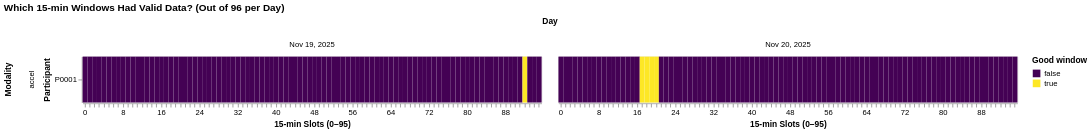

The cell this chart's notebook holds for it:
### Code cell
import pandas as pd
import altair as alt
import numpy as np

# ------------------------------
# 1. Load data
# ------------------------------
df_health = pd.DataFrame(db.get_table("ingestion_health"))
df_parts  = pd.DataFrame(db.get_table("participants"))

# Add readable participant external ID
df_health = df_health.merge(
    df_parts[["id", "external_id"]],
    left_on="participant_id",
    right_on="id",
    how="left"
)

# Normalize timestamps and extract day + 15-minute slot index
df_health["window_start"] = pd.to_datetime(df_health["window_start"])
df_health["day"] = df_health["window_start"].dt.date
df_health["slot_index"] = (
    df_health["window_start"].dt.hour * 4 +
    df_health["window_start"].dt.minute // 15
).astype(int)  # 0–95

# Threshold for marking slot as "usable"
GOOD_THRESHOLD = 80  # % expected
df_health["good_window"] = df_health["pct_expected"] >= GOOD_THRESHOLD

# ------------------------------
# 2. Build the full 96-slot daily grid
# ------------------------------
participants = df_health["external_id"].unique()
modalities   = df_health["modality"].unique()
days         = df_health["day"].unique()
slots        = np.arange(96, dtype=int)

base_grid = (
    pd.MultiIndex.from_product(
        [participants, modalities, days, slots],
        names=["external_id", "modality", "day", "slot_index"]
    )
    .to_frame(index=False)
)

# Actual ingestion windows aggregated to slots
slot_data = (
    df_health
    .groupby(["external_id", "modality", "day", "slot_index"], as_index=False)
    .agg(
        good=("good_window", "max"),      # was there any good window in this slot?
        pct=("pct_expected", "mean")      # mean pct_expected for tooltip
    )
)

grid = base_grid.merge(
    slot_data,
    how="left",
    on=["external_id", "modality", "day", "slot_index"]
)

grid["good"] = grid["good"].fillna(False)
grid["pct"]  = grid["pct"].fillna(0.0)

# Convert day to datetime for Altair
grid["day"] = pd.to_datetime(grid["day"])

# ------------------------------
# 3. Base chart (set width/height here)
# ------------------------------
base_chart = (
    alt.Chart(grid)
    .mark_rect()
    .encode(
        x=alt.X(
            "slot_index:O",
            title="15-min Slots (0–95)",
            axis=alt.Axis(
                labelAngle=0,
                # Only label every 8th slot (~2 hours) to avoid clutter
                labelExpr="datum.value % 8 == 0 ? datum.value : ''"
            )
        ),
        y=alt.Y("external_id:N", title="Participant"),
        color=alt.Color(
            "good:N",
            title="Good window",
            scale=alt.Scale(
                domain=[False, True],
                range=["#440154", "#FDE725"]  # purple = missing, yellow = good
            )
        ),
        tooltip=[
            "external_id",
            "modality",
            alt.Tooltip("day:T", title="Date"),
            alt.Tooltip("slot_index:Q", title="Slot (0–95)"),
            alt.Tooltip("good:N", title="Usable?"),
            alt.Tooltip("pct:Q", title="% expected", format=".1f")
        ]
    )
).properties(
    width=600,
    height=60
)

# ------------------------------
# 4. Facet by modality and day
# ------------------------------
heatmap = base_chart.facet(
    row=alt.Row("modality:N", title="Modality"),
    column=alt.Column("day:T", title="Day")
).properties(
    title="Which 15-min Windows Had Valid Data? (Out of 96 per Day)"
)

heatmap

### Figure 1 — Vega-Lite specification as saved in the notebook (floating-point values rounded to 4 significant figures; data arrays with more than 128 entries replaced by an {"elided": "..."} marker saying what was removed)
{"config": {"view": {"continuousWidth": 300, "continuousHeight": 300}}, "data": {"name": "data-786905f9ca32517e022ca0d40faa04c3"}, "facet": {"column": {"field": "day", "title": "Day", "type": "temporal"}, "row": {"field": "modality", "title": "Modality", "type": "nominal"}}, "spec": {"mark": {"type": "rect"}, "encoding": {"color": {"field": "good", "scale": {"domain": [false, true], "range": ["#440154", "#FDE725"]}, "title": "Good window", "type": "nominal"}, "tooltip": [{"field": "external_id", "type": "nominal"}, {"field": "modality", "type": "nominal"}, {"field": "day", "title": "Date", "type": "temporal"}, {"field": "slot_index", "title": "Slot (0–95)", "type": "quantitative"}, {"field": "good", "title": "Usable?", "type": "nominal"}, {"field": "pct", "format": ".1f", "title": "% expected", "type": "quantitative"}], "x": {"axis": {"labelAngle": 0, "labelExpr": "datum.value % 8 == 0 ? datum.value : ''"}, "field": "slot_index", "title": "15-min Slots (0–95)", "type": "ordinal"}, "y": {"field": "external_id", "title": "Participant", "type": "nominal"}}, "height": 60, "width": 600}, "title": "Which 15-min Windows Had Valid Data? (Out of 96 per Day)", "$schema": "https://vega.github.io/schema/vega-lite/v6.1.0.json", "datasets": {"data-786905f9ca32517e022ca0d40faa04c3": {"elided": "192 records"}}}
